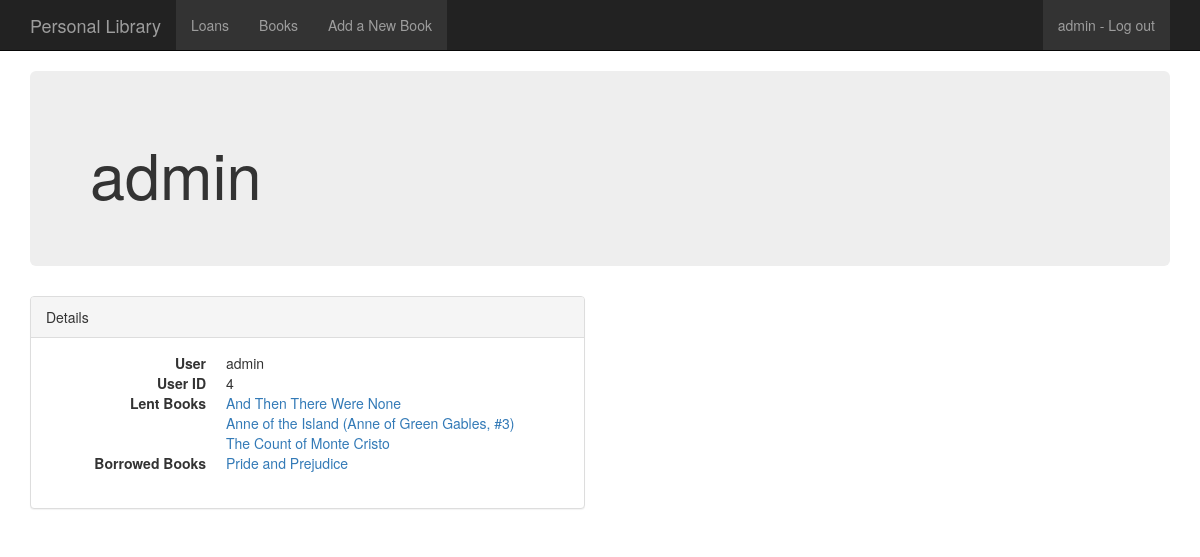
Before: /user/4 with the older database file.
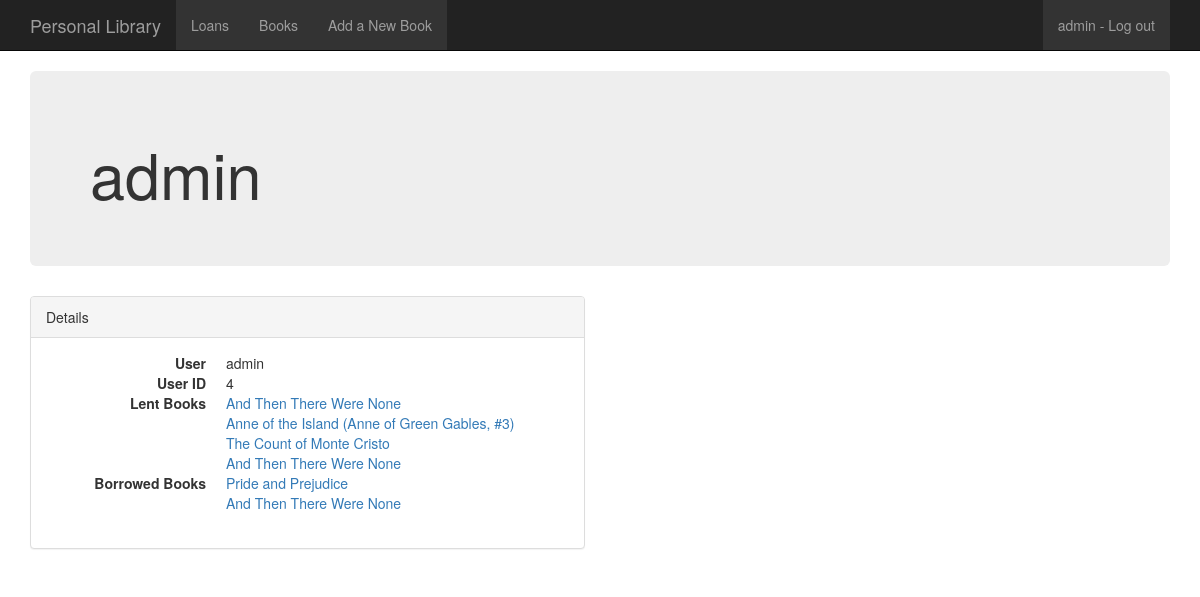
After: the same page with the newer database file.
### libraryapp/models.py (models this page shows, shortened)
class Loans(models.Model):
	date_created = models.DateTimeField(auto_now_add=True)
	borrowed_from = models.ForeignKey(User, related_name='borrowed_from')
	borrower = models.ForeignKey(User, related_name='borrower')
	book = models.ForeignKey(Book, related_name='loans')

class Book(models.Model):
	title = models.CharField(max_length=256)
	isbn = models.IntegerField(null=True)
	author = models.ForeignKey(Author, related_name='books')
	small_image_url = models.URLField(max_length=200, null=True, blank=True)
	publisher = models.CharField(max_length=256, null=True)
	num_pages = models.IntegerField(null=True)
	pubyear = models.IntegerField(null=True, blank=True, default=0)
	pubday = models.IntegerField(null=True, blank=True)
	pubmonth = models.IntegerField(choices=MONTHS, null=True, blank=True)
	rating = models.CharField(max_length=256, null=True)
	url = models.URLField(max_length=200, null=True, blank=True)
	description = models.CharField(max_length=10000, null=True)

### libraryapp/views.py (the view)
# urls.py: url(r'^user/(?P<pk>\d+)$', UserDetail.as_view(), name='user_detail'),
class UserDetail(DetailView):
    model = User
    def get_context_data(self, **kwargs):
        context = super(UserDetail, self).get_context_data(**kwargs)
        context['borrower'] = self.object.borrower.all()
        context['borrowed_from'] = self.object.borrowed_from.all()
        return context

### libraryapp/templates/auth/user_detail.html (shortened to what this page needs)
{% extends 'libraryapp/base.html' %}
{% block content %}
<div class="container">
  <div class="jumbotron">
    <h1>{{user}}</h1>
  </div>
  <div class="row">
    <div class="col-md-6">
      <div class="panel panel-default">
        <div class="panel-heading">Details</div>
        <div class="panel-body">
          <dl class="dl-horizontal">
          	<dt>User</dt>
            <dd>{{user}}</dd>
            <dt>User ID</dt>
            <dd>{{user.id}}</dd>
            <dt>Lent Books</dt>
            {% for lent in borrowed_from %}
            <dd><a href = "/books/{{lent.book.id}}">{{lent.book.title}}</a></dd>
            {% endfor %}
            <dt>Borrowed Books</dt>
            {% for borrow in borrower %}
            <dd><a href = "/books/{{borrow.book.id}}">{{borrow.book.title}}</a></dd>
            {% endfor %}
          </dl>
        </div>
      </div>
    </div>
{% endblock %}

Changed rows visible on the page:
added Loans: book "And Then There Were None"
